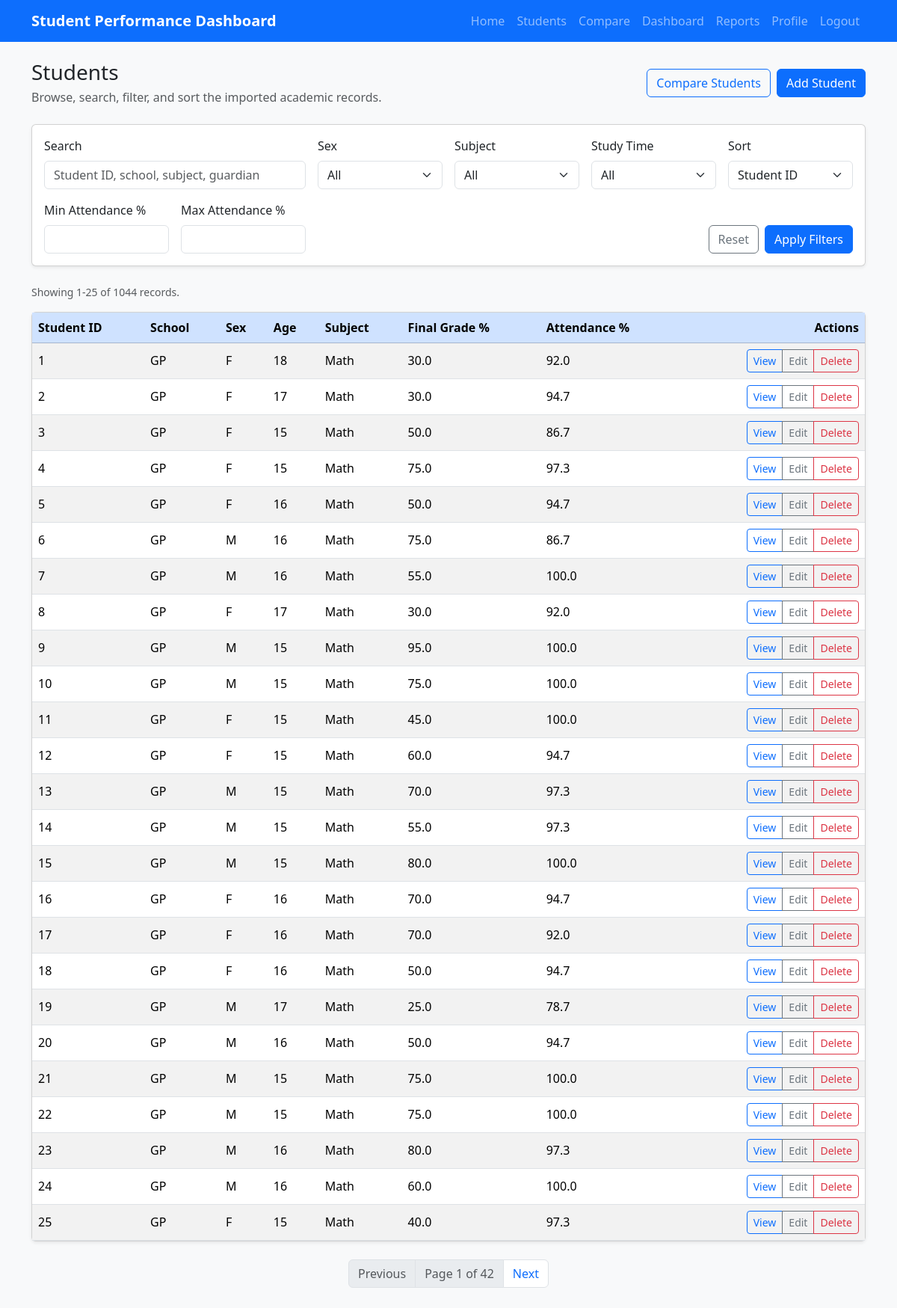
Page /students/ (signed in) on the committed database.
### students/models.py (models this page shows, shortened)
class Student(models.Model):
    student_id = models.PositiveIntegerField(unique=True)
    school = models.CharField(max_length=10)
    sex = models.CharField(max_length=1)
    age = models.PositiveIntegerField()
    address = models.CharField(max_length=1)
    famsize = models.CharField(max_length=5)
    Pstatus = models.CharField(max_length=1)
    Medu = models.PositiveIntegerField()
    Fedu = models.PositiveIntegerField()
    Mjob = models.CharField(max_length=30)
    Fjob = models.CharField(max_length=30)
    reason = models.CharField(max_length=30)
    guardian = models.CharField(max_length=30)
    traveltime = models.PositiveIntegerField()
    studytime = models.PositiveIntegerField(db_index=True)
    failures = models.PositiveIntegerField()
    schoolsup = models.BooleanField()
    famsup = models.BooleanField()
    paid = models.BooleanField()
    activities = models.BooleanField()
    nursery = models.BooleanField()
    higher = models.BooleanField()
    internet = models.BooleanField()
    romantic = models.BooleanField()
    famrel = models.PositiveIntegerField()
    freetime = models.PositiveIntegerField()
    goout = models.PositiveIntegerField()
    Dalc = models.PositiveIntegerField()
    Walc = models.PositiveIntegerField()
    health = models.PositiveIntegerField()
    absences = models.PositiveIntegerField()
    G1 = models.PositiveIntegerField()
    G2 = models.PositiveIntegerField()
    final_grade = models.PositiveIntegerField()
    subject = models.CharField(max_length=20, db_index=True)
    G1_pct = models.FloatField()
    G2_pct = models.FloatField()
    final_grade_pct = models.FloatField(db_index=True)
    attendance_pct = models.FloatField(db_index=True)
    class Meta:
        ordering = ['student_id']

### students/views.py (the view, shortened to what this page needs)
# urls.py: path('', views.StudentListView.as_view(), name='student_list'),
class StudentListView(LoginRequiredMixin, ListView):
    model = Student
    template_name = 'students/student_list.html'
    context_object_name = 'students'
    paginate_by = 25
    allowed_sort_fields = {
        'final_grade_pct': 'final_grade_pct',
        '-final_grade_pct': '-final_grade_pct',
        'attendance_pct': 'attendance_pct',
        '-attendance_pct': '-attendance_pct',
    }
    def get_queryset(self):
        queryset = Student.objects.all()
        search_query = self.request.GET.get('q', '').strip()
        sex = self.request.GET.get('sex', '').strip()
        subject = self.request.GET.get('subject', '').strip()
        studytime = self.request.GET.get('studytime', '').strip()
        attendance_min = self.request.GET.get('attendance_min', '').strip()
        attendance_max = self.request.GET.get('attendance_max', '').strip()
        sort = self.request.GET.get('sort', '').strip()
        if sex in ['F', 'M']:
            queryset = queryset.filter(sex=sex)
        if subject in ['Math', 'Portuguese']:
            queryset = queryset.filter(subject=subject)
        if studytime in ['1', '2', '3', '4']:
            queryset = queryset.filter(studytime=int(studytime))
        attendance_min_value = self.get_float_value(attendance_min)
        attendance_max_value = self.get_float_value(attendance_max)
        if attendance_min_value is not None:
            queryset = queryset.filter(attendance_pct__gte=attendance_min_value)
        if attendance_max_value is not None:
            queryset = queryset.filter(attendance_pct__lte=attendance_max_value)
        if sort in self.allowed_sort_fields:
            queryset = queryset.order_by(self.allowed_sort_fields[sort], 'student_id')
        return queryset
    def get_context_data(self, **kwargs):
        context = super().get_context_data(**kwargs)
        query_params = self.request.GET.copy()
        query_params.pop('page', None)
        context['filters'] = {
            'q': self.request.GET.get('q', ''),
            'sex': self.request.GET.get('sex', ''),
            'subject': self.request.GET.get('subject', ''),
            'attendance_min': self.request.GET.get('attendance_min', ''),
            'attendance_max': self.request.GET.get('attendance_max', ''),
            'studytime': self.request.GET.get('studytime', ''),
            'sort': self.request.GET.get('sort', ''),
        }
        context['querystring'] = query_params.urlencode()
        return context
    def get_float_value(self, value):
        return get_float_value(value)

### students/views.py (called while the page is built)
def get_float_value(value):
    if not value:
        return None
    try:
        return float(value)
    except ValueError:
        return None

### templates/students/student_list.html (shortened to what this page needs)
{% extends 'base.html' %}
{% block content %}
<div class="d-flex flex-column flex-md-row justify-content-between align-items-md-center gap-3 mb-4">
    <div>
        <h1 class="h3 mb-1">Students</h1>
        <p class="text-muted mb-0">Browse, search, filter, and sort the imported academic records.</p>
    </div>
    <div class="d-flex gap-2">
        <a class="btn btn-outline-primary" href="{% url 'students:student_compare' %}">Compare Students</a>
        <a class="btn btn-primary" href="{% url 'students:student_create' %}">Add Student</a>
    </div>
</div>
<form method="get" class="card shadow-sm mb-4">
    <div class="card-body">
        <div class="row g-3 align-items-end">
            <div class="col-md-4">
                <label class="form-label" for="q">Search</label>
                <input
                    class="form-control"
                    type="search"
                    id="q"
                    name="q"
                    value="{{ filters.q }}"
                    placeholder="Student ID, school, subject, guardian"
                >
            </div>
            <div class="col-md-2">
                <label class="form-label" for="sex">Sex</label>
                <select class="form-select" id="sex" name="sex">
                    <option value="">All</option>
                </select>
            </div>
            <div class="col-md-2">
                <label class="form-label" for="subject">Subject</label>
                <select class="form-select" id="subject" name="subject">
                    <option value="">All</option>
                </select>
            </div>
            <div class="col-md-2">
                <label class="form-label" for="studytime">Study Time</label>
                <select class="form-select" id="studytime" name="studytime">
                    <option value="">All</option>
                </select>
            </div>
            <div class="col-md-2">
                <label class="form-label" for="sort">Sort</label>
                <select class="form-select" id="sort" name="sort">
                    <option value="">Student ID</option>
                </select>
            </div>
            <div class="col-md-2">
                <label class="form-label" for="attendance_min">Min Attendance %</label>
                <input
                    class="form-control"
                    type="number"
                    min="0"
                    max="100"
                    step="0.1"
                    id="attendance_min"
                    name="attendance_min"
                    value="{{ filters.attendance_min }}"
                >
            </div>
            <div class="col-md-2">
                <label class="form-label" for="attendance_max">Max Attendance %</label>
                <input
                    class="form-control"
                    type="number"
                    min="0"
                    max="100"
                    step="0.1"
                    id="attendance_max"
                    name="attendance_max"
                    value="{{ filters.attendance_max }}"
                >
            </div>
            <div class="col-md-8 d-flex justify-content-md-end gap-2">
                <a class="btn btn-outline-secondary" href="{% url 'students:student_list' %}">Reset</a>
                <button class="btn btn-primary" type="submit">Apply Filters</button>
            </div>
        </div>
    </div>
</form>
<p class="text-muted small mb-3">
    Showing {{ page_obj.start_index }}-{{ page_obj.end_index }} of {{ page_obj.paginator.count }} records.
</p>
<div class="card shadow-sm">
    <div class="card-body p-0">
        <div class="table-responsive">
            <table class="table table-striped table-hover align-middle mb-0">
                <thead class="table-primary">
                    <tr>
                        <th scope="col">Student ID</th>
                        <th scope="col">School</th>
                        <th scope="col">Sex</th>
                        <th scope="col">Age</th>
                        <th scope="col">Subject</th>
                        <th scope="col">Final Grade %</th>
                        <th scope="col">Attendance %</th>
                        <th scope="col" class="text-end">Actions</th>
                    </tr>
                </thead>
                <tbody>
                    {% for student in students %}
                        <tr>
                            <td>{{ student.student_id }}</td>
                            <td>{{ student.school }}</td>
                            <td>{{ student.sex }}</td>
                            <td>{{ student.age }}</td>
                            <td>{{ student.subject }}</td>
                            <td>{{ student.final_grade_pct|floatformat:1 }}</td>
                            <td>{{ student.attendance_pct|floatformat:1 }}</td>
                            <td class="text-end">
                                <div class="btn-group btn-group-sm" role="group" aria-label="Student actions">
                                    <a class="btn btn-outline-primary" href="{% url 'students:student_detail' student.pk %}">View</a>
                                    <a class="btn btn-outline-secondary" href="{% url 'students:student_update' student.pk %}">Edit</a>
                                    <a class="btn btn-outline-danger" href="{% url 'students:student_delete' student.pk %}">Delete</a>
                                </div>
                            </td>
                        </tr>
                    {% empty %}
                        <tr>
                            <td colspan="8" class="text-center text-muted py-4">No student records found.</td>
                        </tr>
                    {% endfor %}
                </tbody>
            </table>
        </div>
    </div>
</div>
{% if is_paginated %}
    <nav class="mt-4" aria-label="Student pagination">
        <ul class="pagination justify-content-center">
            {% if page_obj.has_previous %}
                <li class="page-item">
                    <a class="page-link" href="?{% if querystring %}{{ querystring }}&{% endif %}page={{ page_obj.previous_page_number }}">Previous</a>
                </li>
            {% else %}
                <li class="page-item disabled">
                    <span class="page-link">Previous</span>
                </li>
            {% endif %}
            <li class="page-item disabled">
                <span class="page-link">Page {{ page_obj.number }} of {{ page_obj.paginator.num_pages }}</span>
            </li>
            {% if page_obj.has_next %}
                <li class="page-item">
                    <a class="page-link" href="?{% if querystring %}{{ querystring }}&{% endif %}page={{ page_obj.next_page_number }}">Next</a>
                </li>
            {% else %}
                <li class="page-item disabled">
                    <span class="page-link">Next</span>
                </li>
            {% endif %}
        </ul>
    </nav>
{% endif %}
{% endblock %}

### templates/base.html (shortened to what this page needs)
{% load static %}
<!doctype html>
<html lang="en">
<head>
    <link
        href="https://cdn.jsdelivr.net/npm/bootstrap@5.3.3/dist/css/bootstrap.min.css"
        rel="stylesheet"
    >
</head>
<body class="bg-light">
    <nav class="navbar navbar-expand-lg navbar-dark bg-primary">
        <div class="container">
            <a class="navbar-brand fw-semibold" href="/">Student Performance Dashboard</a>
            <div class="collapse navbar-collapse" id="mainNavbar">
                <ul class="navbar-nav ms-auto">
                    <li class="nav-item">
                        <a class="nav-link" href="/">Home</a>
                    </li>
                    <li class="nav-item">
                        <a class="nav-link" href="/students/">Students</a>
                    </li>
                    <li class="nav-item">
                        <a class="nav-link" href="{% url 'students:student_compare' %}">Compare</a>
                    </li>
                    <li class="nav-item">
                        <a class="nav-link" href="/dashboard/">Dashboard</a>
                    </li>
                    <li class="nav-item">
                        <a class="nav-link" href="/reports/">Reports</a>
                    </li>
                    {% if user.is_authenticated %}
                        <li class="nav-item">
                            <a class="nav-link" href="{% url 'accounts:profile' %}">Profile</a>
                        </li>
                        <li class="nav-item">
                            <a class="nav-link" href="{% url 'accounts:logout' %}">Logout</a>
                        </li>
                    {% endif %}
                </ul>
            </div>
        </div>
    </nav>
    <main class="container py-4">
        {% block content %}{% endblock %}
    </main>
</body>
</html>

### rows in the picture
Student: student_id "1", school "GP", sex "F", age "18", subject "Math", final_grade_pct "30.0", attendance_pct "92.0"
Student: student_id "2", school "GP", sex "F", age "17", subject "Math", final_grade_pct "30.0", attendance_pct "94.7"
Student: student_id "3", school "GP", sex "F", age "15", subject "Math", final_grade_pct "50.0", attendance_pct "86.7"
Student: student_id "4", school "GP", sex "F", age "15", subject "Math", final_grade_pct "75.0", attendance_pct "97.3"
Student: student_id "5", school "GP", sex "F", age "16", subject "Math", final_grade_pct "50.0", attendance_pct "94.7"
Student: student_id "6", school "GP", sex "M", age "16", subject "Math", final_grade_pct "75.0", attendance_pct "86.7"
Student: student_id "7", school "GP", sex "M", age "16", subject "Math", final_grade_pct "55.0", attendance_pct "100.0"
Student: student_id "8", school "GP", sex "F", age "17", subject "Math", final_grade_pct "30.0", attendance_pct "92.0"
Student: student_id "9", school "GP", sex "M", age "15", subject "Math", final_grade_pct "95.0", attendance_pct "100.0"
Student: student_id "10", school "GP", sex "M", age "15", subject "Math", final_grade_pct "75.0", attendance_pct "100.0"
Student: student_id "11", school "GP", sex "F", age "15", subject "Math", final_grade_pct "45.0", attendance_pct "100.0"
Student: student_id "12", school "GP", sex "F", age "15", subject "Math", final_grade_pct "60.0", attendance_pct "94.7"
Student: student_id "13", school "GP", sex "M", age "15", subject "Math", final_grade_pct "70.0", attendance_pct "97.3"
Student: student_id "14", school "GP", sex "M", age "15", subject "Math", final_grade_pct "55.0", attendance_pct "97.3"
Student: student_id "15", school "GP", sex "M", age "15", subject "Math", final_grade_pct "80.0", attendance_pct "100.0"
Student: student_id "16", school "GP", sex "F", age "16", subject "Math", final_grade_pct "70.0", attendance_pct "94.7"
Student: student_id "17", school "GP", sex "F", age "16", subject "Math", final_grade_pct "70.0", attendance_pct "92.0"
Student: student_id "18", school "GP", sex "F", age "16", subject "Math", final_grade_pct "50.0", attendance_pct "94.7"
Student: student_id "19", school "GP", sex "M", age "17", subject "Math", final_grade_pct "25.0", attendance_pct "78.7"
Student: student_id "20", school "GP", sex "M", age "16", subject "Math", final_grade_pct "50.0", attendance_pct "94.7"
Student: student_id "21", school "GP", sex "M", age "15", subject "Math", final_grade_pct "75.0", attendance_pct "100.0"
Student: student_id "22", school "GP", sex "M", age "15", subject "Math", final_grade_pct "75.0", attendance_pct "100.0"
Student: student_id "23", school "GP", sex "M", age "16", subject "Math", final_grade_pct "80.0", attendance_pct "97.3"
Student: student_id "24", school "GP", sex "M", age "16", subject "Math", final_grade_pct "60.0", attendance_pct "100.0"
Student: student_id "25", school "GP", sex "F", age "15", subject "Math", final_grade_pct "40.0", attendance_pct "97.3"

### other values in the picture
{{ page_obj.start_index }} "1"
{{ page_obj.end_index }} "25"
{{ page_obj.paginator.count }} "1044"
{{ page_obj.number }} "1"
{{ page_obj.paginator.num_pages }} "42"
